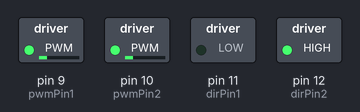
A sketch run on a simulated Arduino Uno, built with avr-gcc and run on an emulated ATmega328P. Shown: switched loads named in the sketch (green lamp = pin HIGH).

Above: at 0.1 s.
Timing chart, 0 to 1.6 s (numbered marks = the images above):
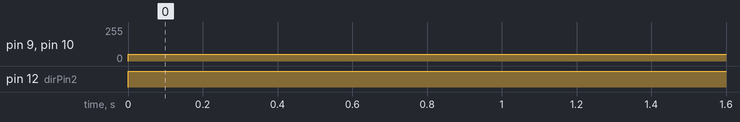

The sketch:

speed_and_direction_check_pwm.ino
```cpp
//motor-1 left
#define A1 2
#define B1 5
#define pwmPin1 9
#define dirPin1 11
//motor-2 right
#define A2 3
#define B2 6
#define pwmPin2 10
#define dirPin2 12

void setup() {
  // put your setup code here, to run once:
Serial.begin(115200);
//======================================= motor driver setup ===============================================
  pinMode(dirPin1, OUTPUT);
  pinMode(dirPin2, OUTPUT);
  pinMode(pwmPin1, OUTPUT);
  pinMode(pwmPin2, OUTPUT);

}

void loop() {
 int dir1=0;
 int dir2=1;
digitalWrite(dirPin1,dir1);
  analogWrite(pwmPin1,50);
 //motor2
  digitalWrite(dirPin2,dir2);
  analogWrite(pwmPin2,50);
}
```

Measured:
- by itself, pin 9 (pwmPin1), pin 10 (pwmPin2): 0/255 → 50/255 at 0.00 s
- by itself, pin 12 (dirPin2): LOW → HIGH at 0.00 s
